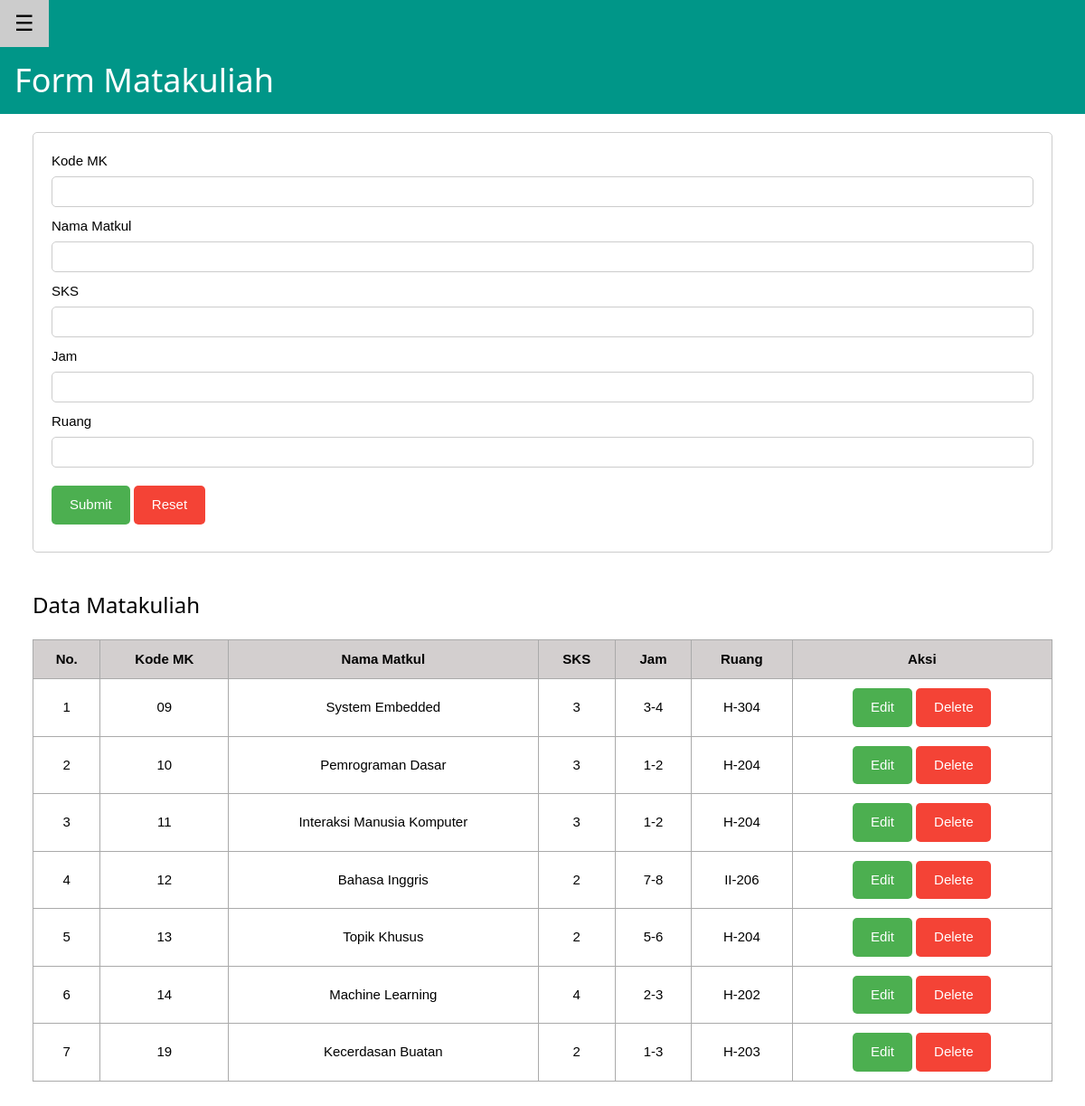
Page /P2/tugas/matakuliah/index.php on the committed database.
### tables this page shows
CREATE TABLE `matakuliah` (
  `KODEMK` varchar(10) NOT NULL,
  `NMMATKUL` varchar(100) DEFAULT NULL,
  `SKS` int(2) DEFAULT NULL,
  `JAM` varchar(5) DEFAULT NULL,
  `RUANG` varchar(20) DEFAULT NULL
);

### P2/tugas/functions.php (called while the page is built, shortened)
<?php
$conn = mysqli_connect("localhost", "root", "", "baak_pens");
function query($query) {
    global $conn;
    $result = mysqli_query($conn, $query);
    $rows = [];
    while ($row = mysqli_fetch_assoc($result) ) {
        $rows[] = $row;
    }
    return $rows;
}
?>

### P2/tugas/matakuliah/index.php (the view, shortened to what this page needs)
<?php
require '../functions.php';
$matakuliah = query("SELECT * FROM matakuliah");
?>
<!DOCTYPE html>
<html lang="en">
<head>
    <link rel="stylesheet" href="../w3.css">
    <link rel="stylesheet" href="../style.css">
</head>
<body>
    <div id="main">
        <div class="w3-teal">
            <button id="openNav" class="w3-button w3-teal w3-xlarge" onclick="w3_open()">&#9776;</button>
            <div class="w3-container">
                <h1>Form Matakuliah</h1>
            </div>
        </div>
        <div class="w3-container">
            <form action="" method="POST" id="myFormId">
                <div>
                    <div>
                        <label for="kodemk">Kode MK</label>
                        <input type="text" id="kodemk" name="KODEMK" value="" required>
                    </div>
                    <div>
                        <label for="nama">Nama Matkul</label>
                        <input type="text" id="nama" name="NMMATKUL" value="" required>
                    </div>
                    <div>
                        <label for="sks">SKS</label>
                        <input type="text" id="sks" name="SKS" value="" required>
                    </div>
                    <div>
                        <label for="jam">Jam</label>
                        <input type="text" id="jam" name="JAM" value="" required>
                    </div>
                    <div>
                        <label for="ruang">Ruang</label>
                        <input type="text" id="ruang" name="RUANG" value="" required>
                    </div>
                    <div class="button">
                        <button class="submit" type="submit" name="submit">Submit</button>
                        <button class="reset" type="reset" name="reset">Reset</button>
                    </div>
                </div>
            </form>
            <h3 class="h3-data">Data Matakuliah</h3>
            <table>
                <thead>
                    <tr>
                        <th class="number">No.</th>
                        <th>Kode MK</th>
                        <th>Nama Matkul</th>
                        <th>SKS</th>
                        <th>Jam</th>
                        <th>Ruang</th>
                        <th>Aksi</th>
                    </tr>
                </thead>
                <tbody>
                    <tr>
                    <?php $no = 1; ?>
                    <?php foreach($matakuliah as $row) : ?>
                        <td><?= $no; ?></td>
                        <td><?= $row['KODEMK']; ?></td>
                        <td><?= $row['NMMATKUL']; ?></td>
                        <td><?= $row['SKS']; ?></td>
                        <td><?= $row['JAM']; ?></td>
                        <td><?= $row['RUANG']; ?></td>
                        <td class="btn-link">
                            <button class="submit"><a href="edit.php?KODEMK=<?= $row["KODEMK"]; ?>">Edit</a></button>
                            <button class="reset"><a href="delete.php?KODEMK=<?= $row["KODEMK"]; ?>"  onclick="return confirm('Apakah anda yakin ingin menghapus data?');">Delete</a></button>
                        </td>
                    </tr>
                    <?php $no++; ?>
                    <?php endforeach; ?>
                </tbody>
            </table>
        </div>
    </div>
</body>
</html>

### P2/tugas/w3.css (style rules this page uses)
*,*:before,*:after { box-sizing:inherit }
html { -ms-text-size-adjust:100%;-webkit-text-size-adjust:100% }
body { margin:0 }
a { background-color:transparent }
button,input,select,textarea,optgroup { font:inherit;margin:0 }
button,input { overflow:visible }
button,select { text-transform:none }
button,[type=button],[type=reset],[type=submit] { -webkit-appearance:button }
html,body { font-family:Verdana,sans-serif;font-size:15px;line-height:1.5 }
html { overflow-x:hidden }
h1 { font-size:36px }
h3 { font-size:24px }
h1,h2,h3,h4,h5,h6 { font-family:"Segoe UI",Arial,sans-serif;font-weight:400;margin:10px 0 }
a { color:inherit }
.w3-btn,.w3-button { border:none;display:inline-block;padding:8px 16px;vertical-align:middle;overflow:hidden;text-decoration:none;color:inherit;background-color:inherit;text-align:center;cursor:pointer;white-space:nowrap }
.w3-btn,.w3-button { -webkit-touch-callout:none;-webkit-user-select:none;-khtml-user-select:none;-moz-user-select:none;-ms-user-select:none;user-select:none }
.w3-main,#main { transition:margin-left .4s }
.w3-container:after,.w3-container:before,.w3-panel:after,.w3-panel:before,.w3-row:after,.w3-row:before,.w3-row-padding:after,.w3-row-padding:before, .w3-cell-row:before,.w3-cell-row:after,.w3-clear:after,.w3-clear:before,.w3-bar:before,.w3-bar:after { content:"";display:table;clear:both }
.w3-container,.w3-panel { padding:0.01em 16px }
.w3-xlarge { font-size:24px!important }
.w3-teal,.w3-hover-teal:hover { color:#fff!important;background-color:#009688!important }

### P2/tugas/style.css (style rules this page uses)
form { margin: 20px; padding: 20px; border: 1px solid #ccc; border-radius: 5px; }
form div { margin-bottom: 10px; }
form div label { display: block; margin-bottom: 5px; }
form div input[type="text"], form div select { width: 100%; padding: 5px; border: 1px solid #ccc; border-radius: 5px; }
.button { margin-top: 20px; margin-bottom: 0; }
.btn-link a { text-decoration: none; }
.submit { background-color: #4CAF50; color: white; border: none; border-radius: 5px; padding: 10px 20px; cursor: pointer; }
.reset { background-color: #f44336; color: white; border: none; border-radius: 5px; padding: 10px 20px; cursor: pointer; }
.h3-data { margin: 40px 0px 20px 20px; }
table { margin: 10px 20px 80px 20px; border-collapse: collapse; width: calc(100% - 40px); }
table thead { background-color: #d3cfcf; }
table th, table td { border: 1px solid #aaaaaa; padding: 10px; text-align: center; }

### rows in the picture
matakuliah: KODEMK "09", NMMATKUL "System Embedded", SKS "3", JAM "3-4", RUANG "H-304"
matakuliah: KODEMK "10", NMMATKUL "Pemrograman Dasar", SKS "3", JAM "1-2", RUANG "H-204"
matakuliah: KODEMK "11", NMMATKUL "Interaksi Manusia Komputer", SKS "3", JAM "1-2", RUANG "H-204"
matakuliah: KODEMK "12", NMMATKUL "Bahasa Inggris", SKS "2", JAM "7-8", RUANG "II-206"
matakuliah: KODEMK "13", NMMATKUL "Topik Khusus", SKS "2", JAM "5-6", RUANG "H-204"
matakuliah: KODEMK "14", NMMATKUL "Machine Learning", SKS "4", JAM "2-3", RUANG "H-202"
matakuliah: KODEMK "19", NMMATKUL "Kecerdasan Buatan", SKS "2", JAM "1-3", RUANG "H-203"
